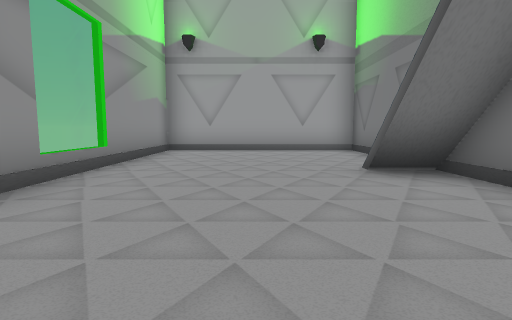
View 1 (above)

16 first-person views from a walk through a 3-D level made in the Unity game engine. The camera is 1.2 m above the floor, tilts 6° down and sees 80° across. The floor is counted in squares, 2 m on a side. Each view is taken from the middle of a square. On the plan, view 1 faces up. The plan holds only what a view shows up to about 9 squares ahead; the rest is blank. The place goes on beyond the plan. The player is left out. Some animated figures are left out. Some surface patterns are stand-ins.

View 2
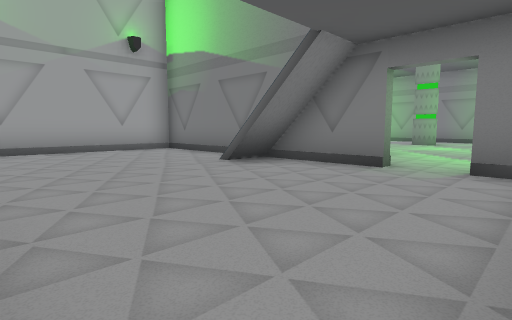

View 3
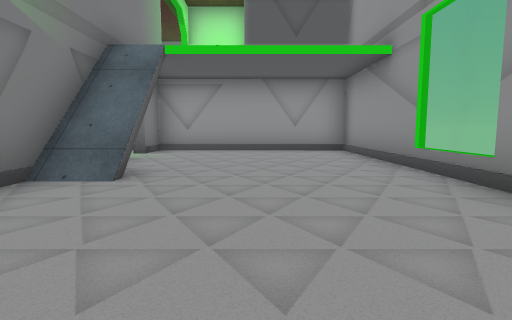

View 4
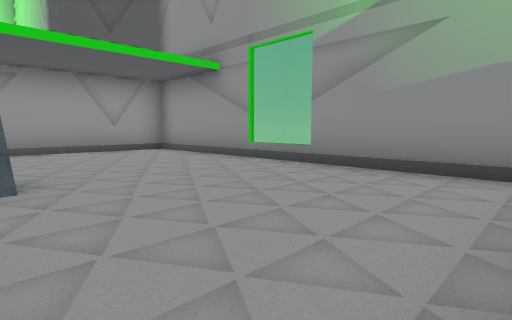

View 5
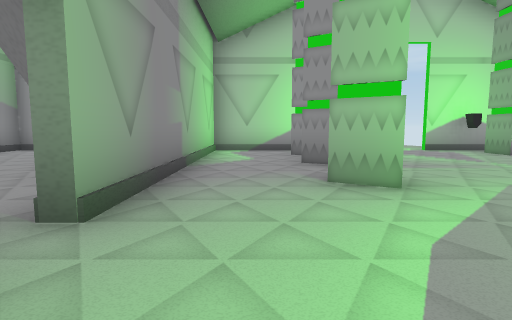

View 6
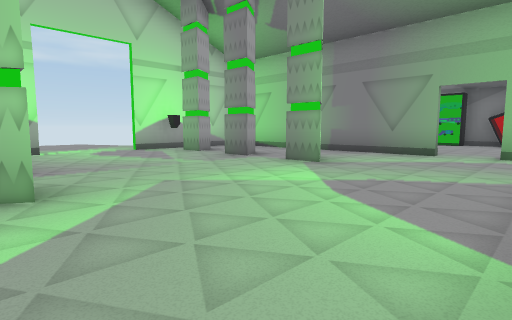

View 7
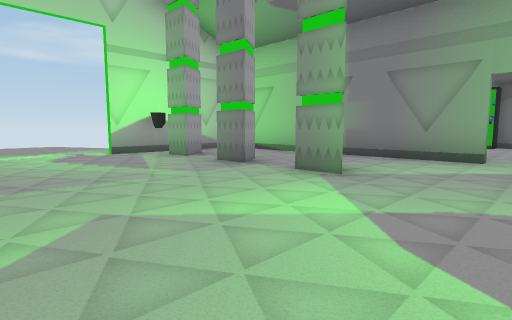

View 8
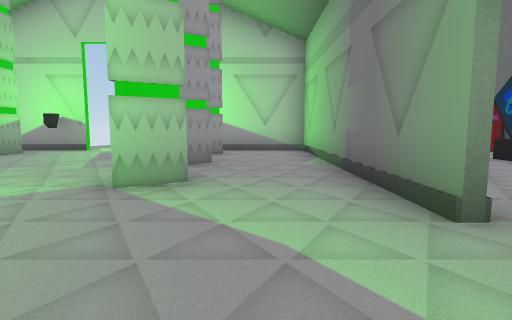

View 9
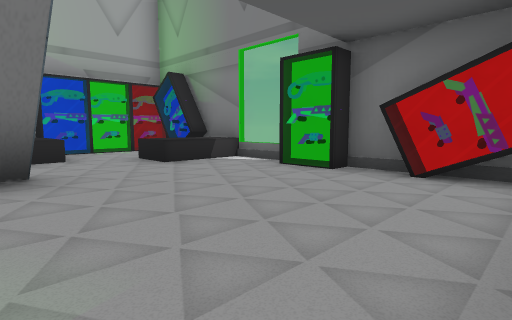

View 10
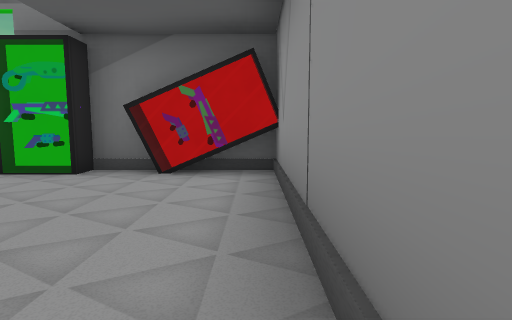

View 11
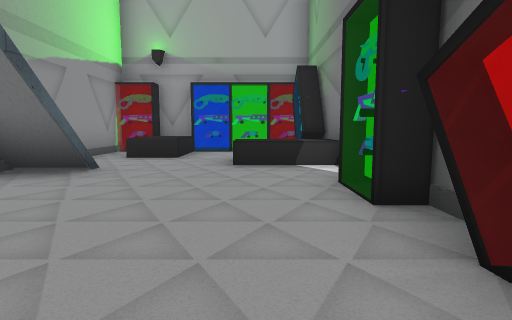

View 12
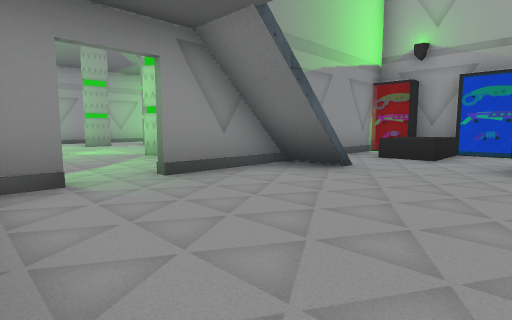

View 13
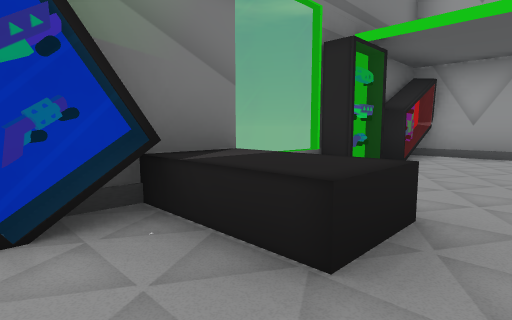

View 14
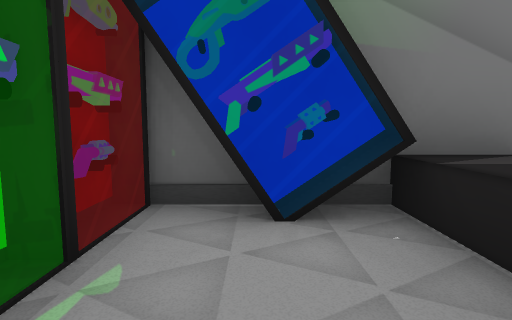

View 15
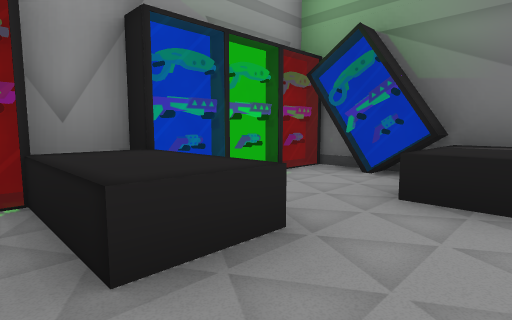

View 16
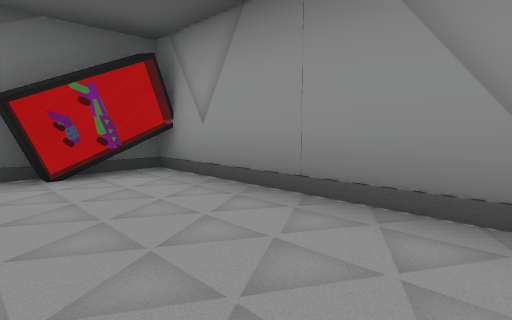

### Floor plan
Ten units are one square. View 1 is at (0, 0); x grows to the right and y downward. Boxes are objects, and circles mark ways between rooms. Rooms are numbered by the first view taken in them; rooms with no view inside come last. Other rooms are left out.
<svg viewBox="-29 -90 209 100">
<path fill="none" stroke="#000" d="M29 -19 26 -19 26 -84M31 -83 -24 -83 -24 3 26 3 26 -9M52 -50 47 -53M55 -30 47 -34M96 -48 95 -56M54 -73 54 -65M95 -66 95 -75M56 -83 31 -83M103 -34 96 -30 96 -38M94 -83 85 -83M29 -82 29 -19M174 -35 174 -64M125 -35 125 -19M174 -71 174 -79M125 -9 125 -2M131 3 162 3M125 -81 125 -56M174 4 174 -25M103 -53 96 -48M103 -71 95 -66M123 -19 123 -83 94 -83"/>
<rect x="55" y="-85" width="10" height="10" fill="#bbb"><title>other object</title></rect>
<rect x="125" y="-85" width="10" height="10" fill="#bbb"><title>other object</title></rect>
<rect x="135" y="-85" width="10" height="30" fill="#bbb"><title>other object</title></rect>
<rect x="145" y="-85" width="10" height="10" fill="#bbb"><title>other object</title></rect>
<rect x="155" y="-65" width="20" height="20" fill="#bbb"><title>other object</title></rect>
<rect x="155" y="-85" width="10" height="10" fill="#bbb"><title>other object</title></rect>
<rect x="165" y="-15" width="10" height="20" fill="#bbb"><title>other object</title></rect>
<rect x="165" y="-35" width="10" height="10" fill="#bbb"><title>other object</title></rect>
<rect x="165" y="-75" width="10" height="20" fill="#bbb"><title>other object</title></rect>
<rect x="165" y="-85" width="10" height="10" fill="#bbb"><title>other object</title></rect>
<rect x="95" y="-85" width="10" height="10" fill="#bbb"><title>other object</title></rect>
<circle cx="30" cy="-10" r="3" fill="#2a7"/>
<circle cx="120" cy="-10" r="3" fill="#2a7"/>
<circle cx="100" cy="-40" r="3" fill="#2a7"/>
<circle cx="100" cy="-60" r="3" fill="#2a7"/>
<circle cx="110" cy="-30" r="3" fill="#2a7"/>
<text x="0" y="-40">1</text>
<text x="70" y="-50">2</text>
<text x="150" y="-40">3</text>
<text x="110" y="-60">4</text>
</svg>
Room 1 opens to room 2. Room 2 opens to room 3. Room 2 opens to room 4.

Where each view was taken, in squares from view 1:
view 1: 0 up, 0 right, facing up
view 2: 0 up, 2 left, facing up-right
view 3: 8 up, 0 right, facing down
view 4: 8 up, 2 right, facing down-left
view 5: 0 up, 4 right, facing up
view 6: 0 up, 5 right, facing up-right
view 7: 1 up, 6 right, facing up-right
view 8: 0 up, 11 right, facing up
view 9: 0 up, 13 right, facing up-right
view 10: 0 up, 13 right, facing right
view 11: 0 up, 16 right, facing up
view 12: 0 up, 16 right, facing up-left
view 13: 7 up, 15 right, facing down-right
view 14: 7 up, 15 right, facing right
view 15: 5 up, 13 right, facing up-right
view 16: 2 up, 13 right, facing down-right
